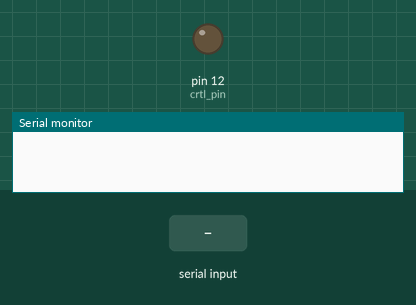
This sketch was run on a simulated Arduino Uno, built with avr-gcc and run on an emulated ATmega328P. Shown: output pins drawn as LEDs (lit = HIGH), the last lines printed to the serial monitor. Inputs (shaded band) come from the test bench.

Above: at 1.2 s.
1.3 s: "1\n" received over Serial
At 2.5 s:
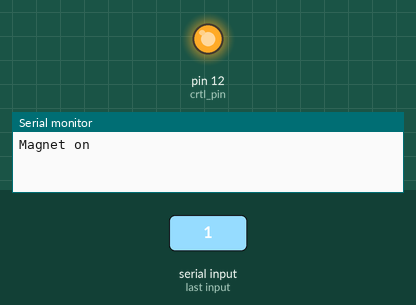
2.8 s: "90,45\n" received over Serial
At 4.0 s:
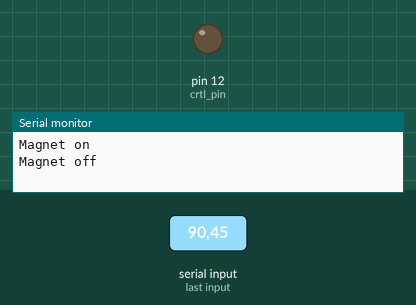
Timing chart, 0 to 5.8 s (numbered marks = the images above; inputs shaded):
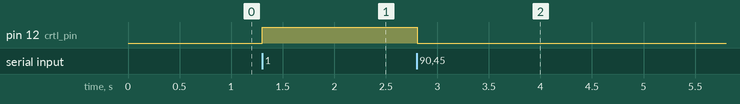

The sketch:

electromagn_control.ino
```cpp
 const int crtl_pin=12;
 int value =0;

void setup() {
  pinMode(crtl_pin, OUTPUT);
  Serial.begin(9600);
}

void loop() {
  // put your main code here, to run repeatedly:
  if (Serial.available()>0){
    String inp=Serial.readStringUntil('\n');
    value = inp.toInt();
    switch (value){
      case 1:
        digitalWrite(crtl_pin, HIGH);
        Serial.println("Magnet on");
        break;
      case 0:
      default:
        digitalWrite(crtl_pin, LOW);
        Serial.println("Magnet off");
        break;
    }
  }
}
```

Measured:
- after the input at 1.3 s, pin 12 (crtl_pin): LOW → HIGH at once
- after the input at 2.8 s, pin 12 (crtl_pin): HIGH → LOW at once
